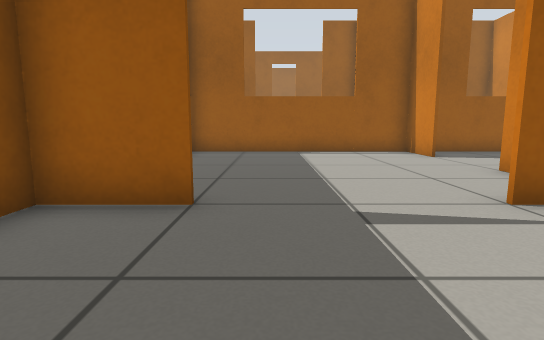
[1] (above)

16 first-person views from a walk through a Gazebo world. The camera is 0.5 m above the floor, tilts 8° down and sees 80° across. The floor is counted in squares, 0.5 m on a side. Each view is taken from the middle of a square. On the plan, view 1 faces up. The plan holds only what a view shows up to about 12 squares ahead; the rest is blank. The place goes on beyond the plan.

[2]
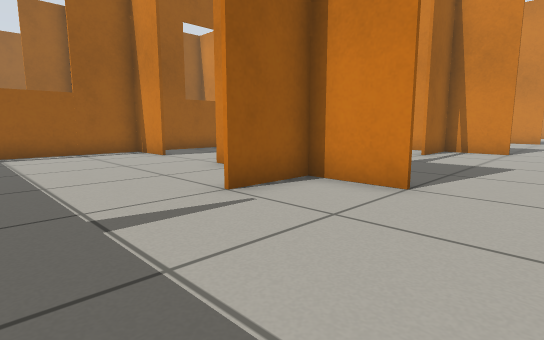

[3]
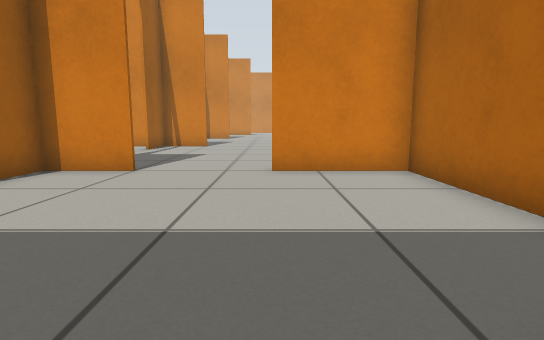

[4]
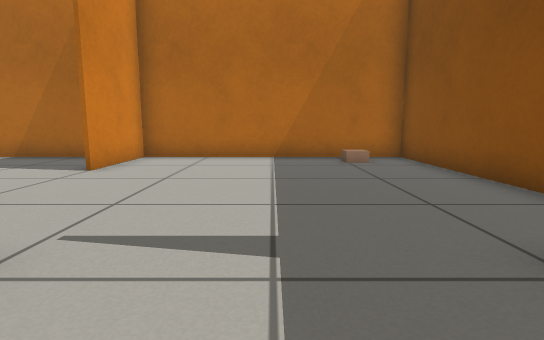

[5]
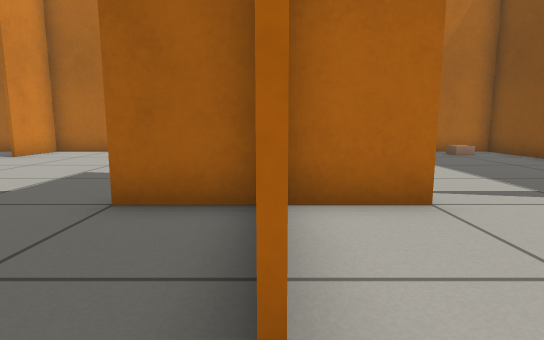

[6]
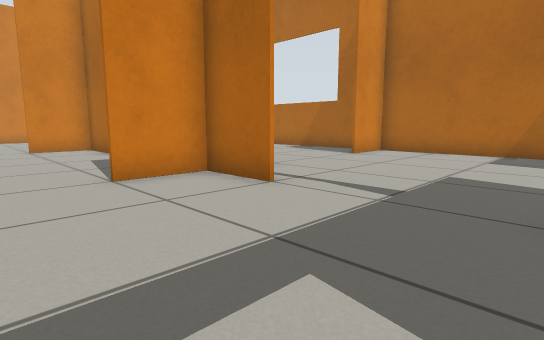

[7]
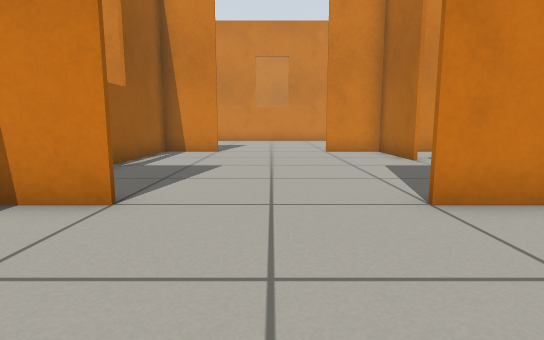

[8]
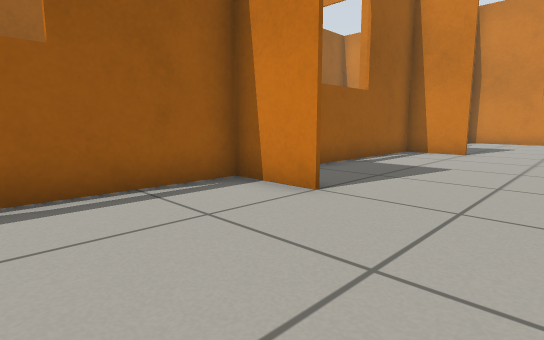

[9]
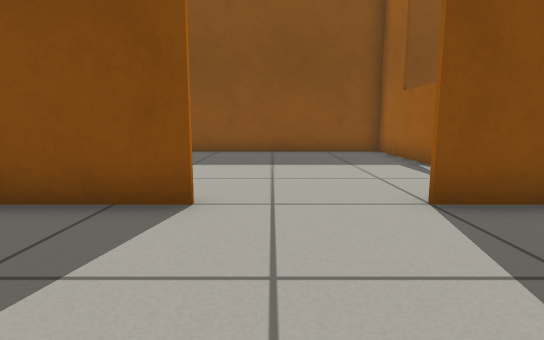

[10]
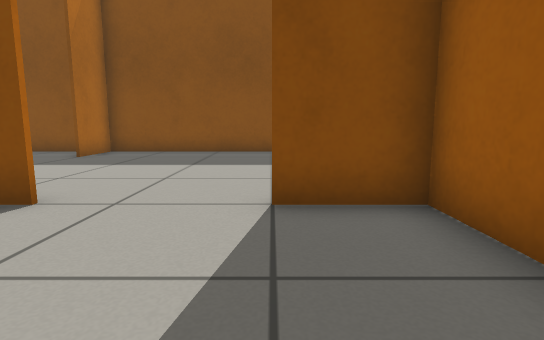

[11]
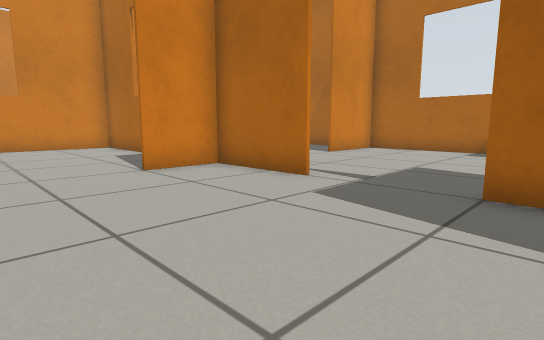

[12]
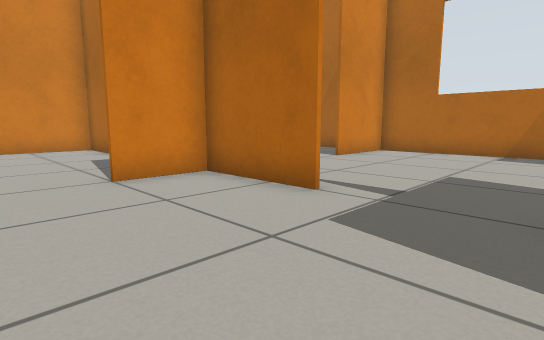

[13]
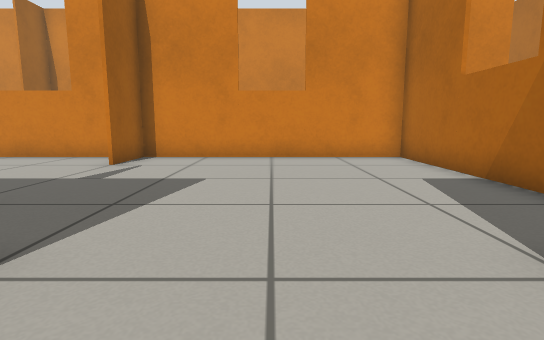

[14]
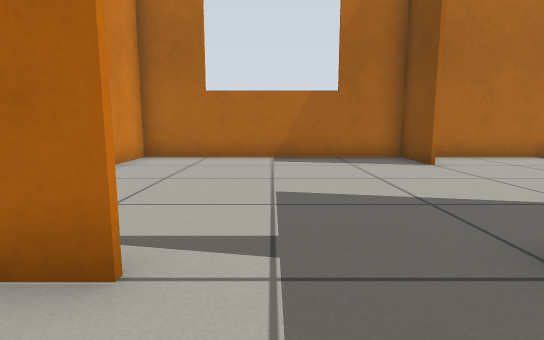

[15]
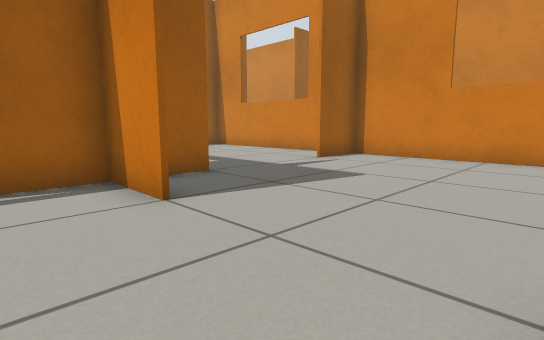

[16]
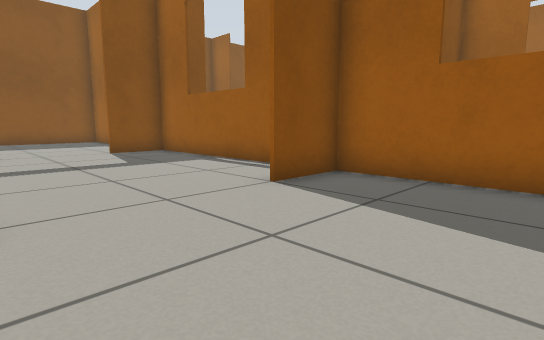

### Floor plan
Key: @ floor where view 1 was taken; # wall or solid block; . floor; W window; B beige box.
Columns run from 3 left of view 1 to 29 right of it. Each row starts with its distance up from view 1.
 20               #####
 19                 #
 18                 #
 17                                 W
 16                                .W
 15                             ....W
 14 #                       #  .....#
 13 #                       #  .....#
 12 ###WWW#####WW######WW######....##
 11 #.......#.......#.......#.......#
 10 #...............................#
  9 #...............................#
  8 #...............................W
  7 #.......#.......................#
  6 #.......#.......#.......#.......#
  5 #.......#.......#.......#.......#
  4 ###....####....####...###  #W####
  3 #.......#.......#.......#       #
  2 #.......................        #
  1 #.......................
  0 #..@.....................
 -1 #.......#...............#.
 -2 #.......#.......#.......#.
 -3 #.B.....#.......#.......#
 -4 ###################WWW###

Where each view was taken, in squares from view 1:
view 1: 0 up, 0 right, facing up
view 2: 0 up, 0 right, facing up-right
view 3: 1 down, 2 left, facing right
view 4: 6 up, 1 right, facing down
view 5: 8 up, 5 right, facing down
view 6: 8 up, 7 right, facing down-right
view 7: 8 up, 9 right, facing right
view 8: 7 up, 9 right, facing up-right
view 9: 8 up, 9 right, facing left
view 10: 10 up, 9 right, facing left
view 11: 9 up, 14 right, facing down-right
view 12: 8 up, 15 right, facing down-right
view 13: 8 up, 19 right, facing right
view 14: 6 up, 17 right, facing down
view 15: 6 up, 19 right, facing up-right
view 16: 6 up, 17 right, facing up-left
